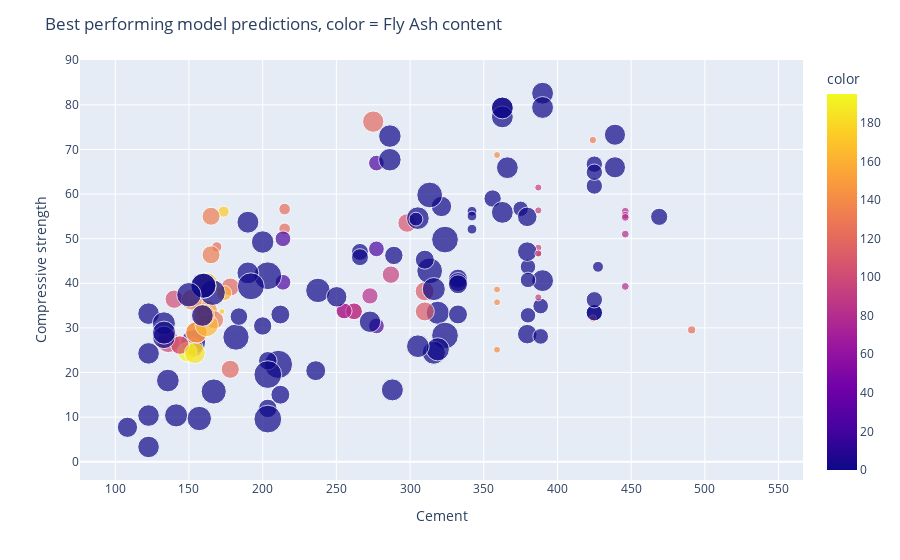

The code cell stored with this chart in its notebook:
### Code cell
import plotly.express as px

fig = px.scatter(x=testing_features['Cement component 1'],
           y=testing_target.values,
           size=testing_features['Blast Furnace Slag component 2'],
           color=testing_features['Fly Ash component 3'])

fig.update_layout(
    title="Best performing model predictions, color = Fly Ash content",
    xaxis_title="Cement",
    yaxis_title="Compressive strength")

fig.show()

### Figure 1 — Plotly figure (JSON) as saved in the notebook; plotly's stock layout.template omitted (floating-point values rounded to 4 significant figures; data arrays with more than 128 entries replaced by an {"elided": "..."} marker saying what was removed)
{"data": [{"hovertemplate": "x=%{x}<br>y=%{y}<br>size=%{marker.size}<br>color=%{marker.color}<extra></extra>", "legendgroup": "", "marker": {"color": {"elided": "258 float values"}, "coloraxis": "coloraxis", "size": {"elided": "258 float values"}, "sizemode": "area", "sizeref": 0.7903, "symbol": "circle"}, "mode": "markers", "name": "", "orientation": "v", "showlegend": false, "type": "scatter", "x": {"elided": "258 float values"}, "xaxis": "x", "y": {"elided": "258 float values"}, "yaxis": "y"}], "layout": {"coloraxis": {"colorbar": {"title": {"text": "color"}}, "colorscale": [[0, "#0d0887"], [0.1111, "#46039f"], [0.2222, "#7201a8"], [0.3333, "#9c179e"], [0.4444, "#bd3786"], [0.5556, "#d8576b"], [0.6667, "#ed7953"], [0.7778, "#fb9f3a"], [0.8889, "#fdca26"], [1, "#f0f921"]]}, "legend": {"itemsizing": "constant", "tracegroupgap": 0}, "margin": {"t": 60}, "title": {"text": "Best performing model predictions, color = Fly Ash content"}, "xaxis": {"anchor": "y", "domain": [0, 1], "title": {"text": "Cement"}}, "yaxis": {"anchor": "x", "domain": [0, 1], "title": {"text": "Compressive strength"}}}}
